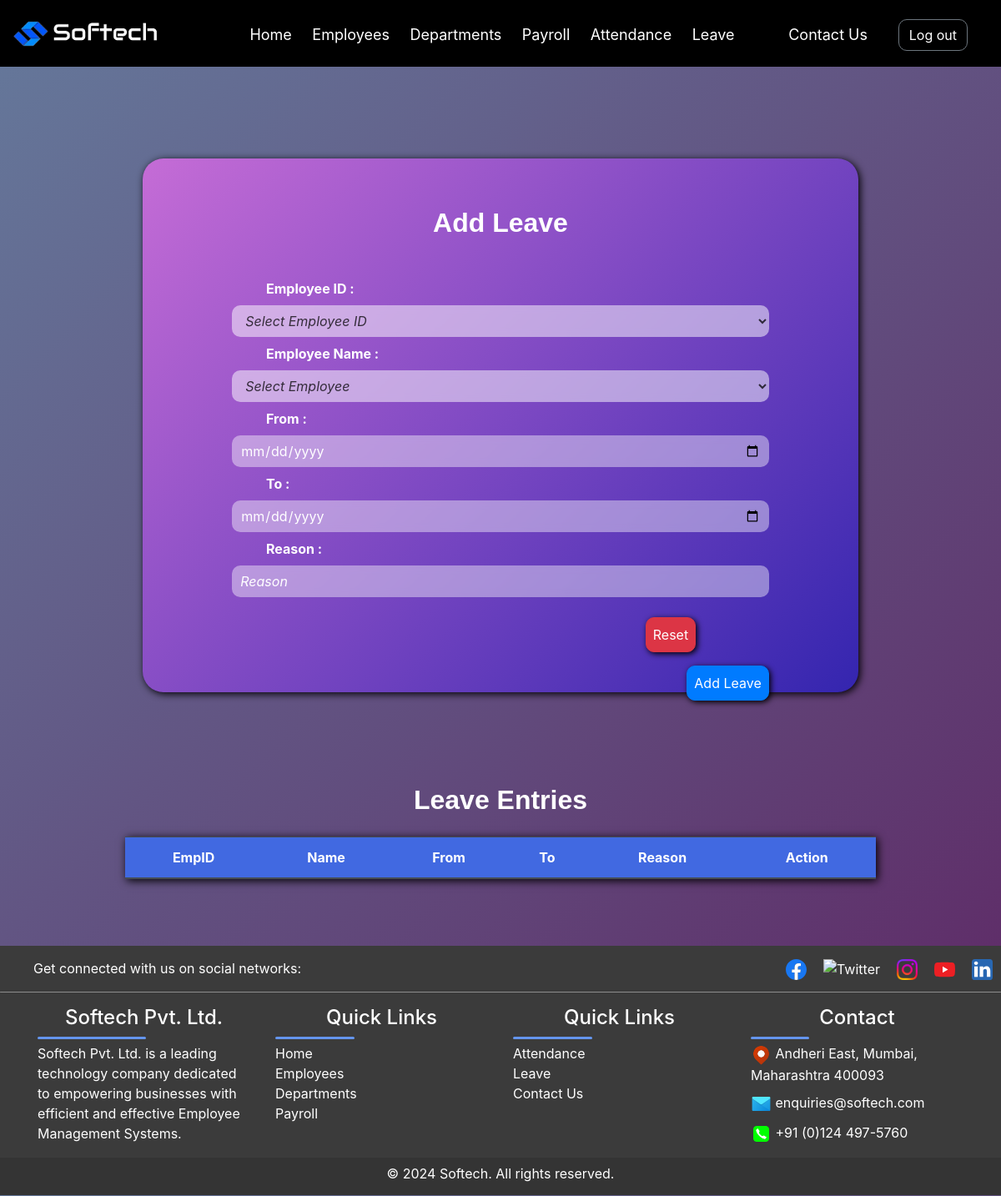
Page /leave on the earlier database version.
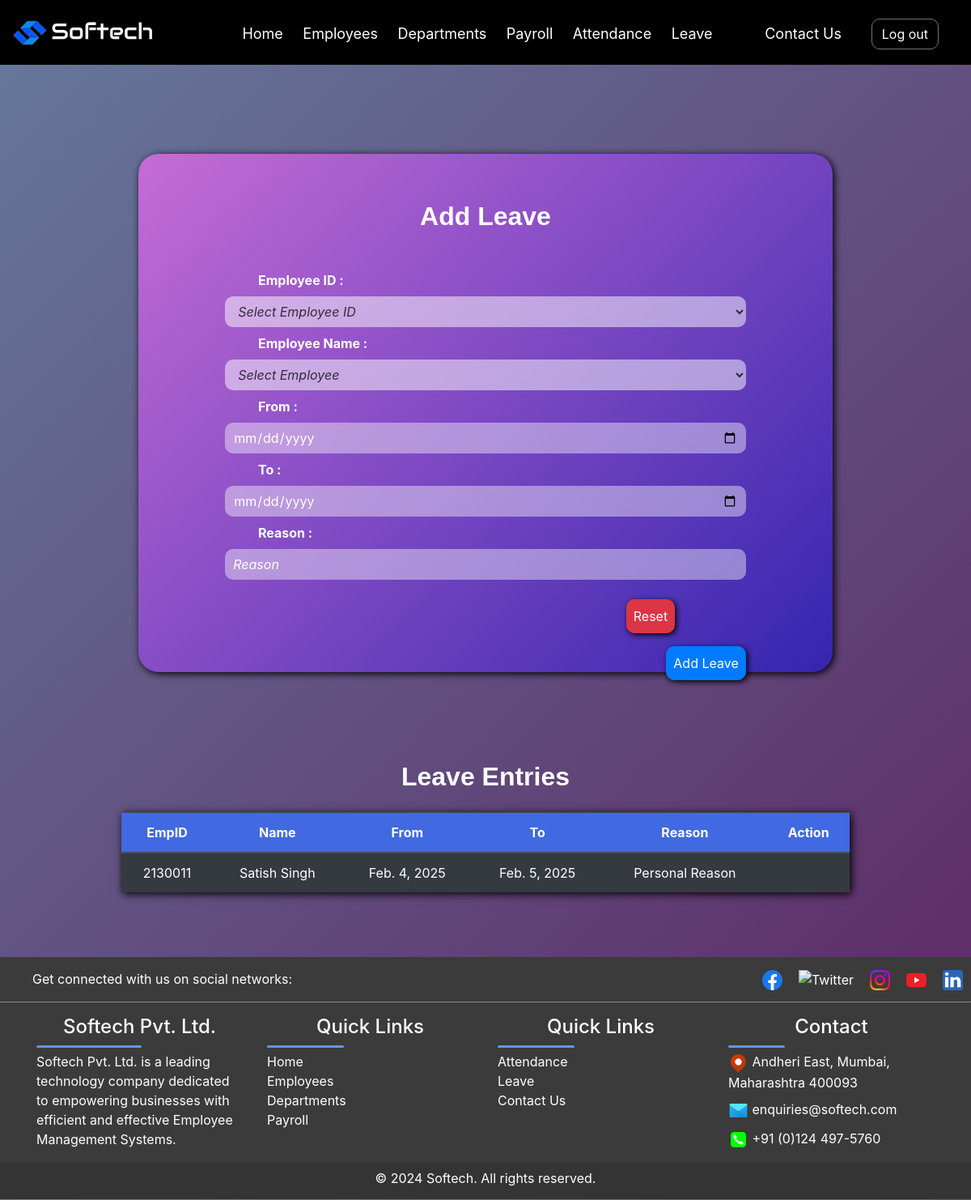
Same page on the later database version.
### app/models.py (models this page shows, shortened)
class Leave(models.Model):
      emp_name = models.ForeignKey(Employees, on_delete=models.CASCADE)
      emp_id = models.CharField(max_length=100)
      from_date = models.DateField()
      to_date = models.DateField()
      reason = models.TextField()
      action = models.TextField(blank=True)

class Employees(models.Model):
      emp_id = models.CharField(max_length=10, primary_key=True)
      emp_name = models.CharField(max_length=100)
      mobile_number = models.CharField(max_length=15)
      email = models.EmailField()
      address = models.TextField()
      department_name = models.ForeignKey(Departments, on_delete=models.CASCADE)
      role = models.CharField(max_length=100)
      def __str__(self):
        return str(self.emp_name)

### app/views.py (the view)
# urls.py: path('leave', views.leave_page, name="leave"),
def leave_page(request):
    leaves=Leave.objects.all()
    context={'leave':leaves}
    return render(request, 'app/leave.html', context)

### app/templates/app/leave.html (shortened to what this page needs)
{% extends "base_template/base.html" %}
{% load static %}
{% block content %}
         <div class="bg-body py-5 justify-content-center" id="formbackground">
            <h2 class="fs-3 fw-bold text-decoration-underline mb-5">Add Leave</h2>
            <label for="Eid">Employee ID :</label>
            <select id="Eid" class="form-control mb-2 w-75 mx-auto">
               <option value="">Select Employee ID</option>
            </select>
            <label for="Ename">Employee Name :</label>
            <select id="Ename" class="form-control mb-2 w-75 mx-auto">
               <option value="">Select Employee</option>
            </select>
            <label for="from">From :</label>
            <input type="date" id="from" class="form-control mb-2 w-75 mx-auto">
            <label for="to">To :</label>
            <input type="date" id="to" class="form-control mb-2 w-75 mx-auto">
            <label for="reason">Reason :</label>
            <input type="text" id="reason" placeholder="Reason" class="form-control mb-2 w-75 mx-auto">
            <div class="buttons w-75 mx-auto">
               <div>
                  <div class="text-end">
                     <button class="btn btn-danger mt-3 me-2 p-2" id="resetBtn" style="margin-left: 77%;">Reset</button>
                     <button class="btn btn-primary mt-3 p-2" id="addBtn" style="float: right;">Add Leave</button>
                  </div>
               </div>
            </div>
         </div>
        <div class="w-auto mx-auto">
            <h2 class="fs-3 fw-bold text-decoration-underline mb-2 mt-5">Leave Entries</h2>
            <table class="table table-dark table-hover mt-4 mb-5 text-center w-75">
               <thead class="fw-bold">
                <th>EmpID</th>
                <th>Name</th>
                <th>From</th>
                <th>To</th>
                <th>Reason</th>
                <th colspan="2">Action</th>
            </thead>
            <tbody id="LeaveTable">
               {% for l in leave %}
               <tr>
                  <td>{{l.emp_id}}</td>
                  <td>{{l.emp_name}}</td>
                  <td>{{l.from_date}}</td>
                  <td>{{l.to_date}}</td>
                  <td>{{l.reason}}</td>
                  <td>{{l.action}}</td>
               </tr>
               {% endfor %}
            </tbody>
         </table>
      </div>
   {% endblock content %}

Differences in the rows shown:
added Leave: emp_id "2130011", emp_name "Satish Singh", from_date "Feb. 4, 2025", to_date "Feb. 5, 2025", reason "Personal Reason"
